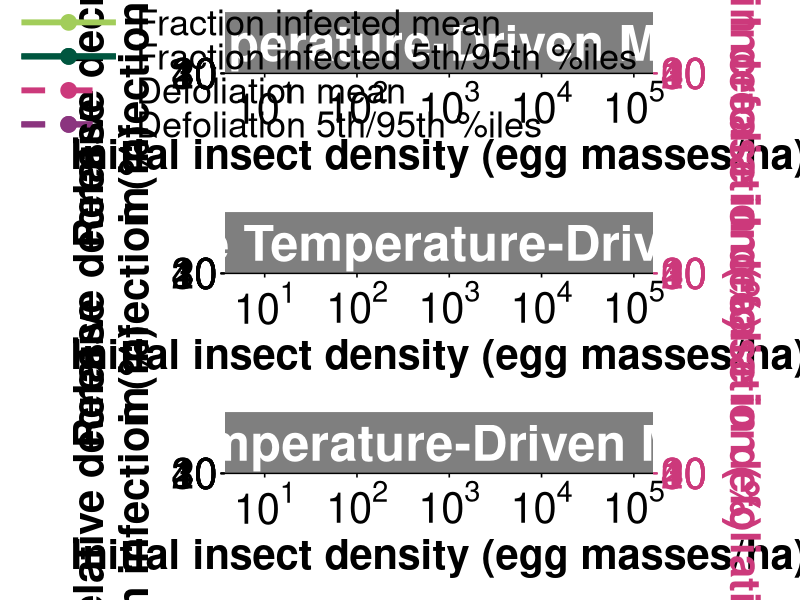

Reproduce this figure in R.
library(dplyr)
library(ggplot2)
library(grid)
library(gridExtra)
library(cowplot)
library(ggthemes)

integer_breaks <- function(n = 5, ...) {
  fxn <- function(x) {
    breaks <- floor(pretty(x, n, ...))
    names(breaks) <- attr(breaks, "labels")
    breaks
  }
  return(fxn)
}

#Read in the summary statistics of the basic model and the model considering heat-driven larval mortality
table<-read.csv("fullHiENDMfRel_hdefof_0.05_summarytable_ndm.csv",header=TRUE)
table$group<-as.character(table$group)
table$group[table$group=="Fraction_Infected"]<-"Fraction Infected"
table$model<-factor(table$model,levels=c("normal","ndm","ndmh"))
table$group<-factor(table$group,levels=c("Fraction Infected","Defoliation"))
table$insect_density<-table$insect_density*10000/250

color<-c("Fraction infected mean"="#a2cd5a","Fraction infected 5th/95th %iles"="#00563f","Defoliation mean"="#cc397b","Defoliation 5th/95th %iles"="#8b357f","Density frequencies"="grey50")
linetype_list<-c("Fraction infected mean"=1,"Fraction infected 5th/95th %iles"=1,"Defoliation mean"=2,"Defoliation 5th/95th %iles"=2)

table_base<-table[table$model=="normal",]
table_base$group<-factor(table_base$group,levels=c("Fraction Infected","Defoliation"))
table_base$title<-"No Temperature-Driven Mortality"



base<-ggplot(table_base) + theme_bw() + theme_clean()+
  geom_point(data=table_base[table_base$group=="Fraction Infected",],aes(x=insect_density,y=-(mean),color="Fraction infected mean"),size=5)+
  geom_line(data=table_base[table_base$group=="Fraction Infected",],aes(x=insect_density,y=-(mean),color="Fraction infected mean",linetype="Fraction infected mean"),linewidth=2)+
  geom_point(data=table_base[table_base$group=="Fraction Infected",],aes(x=insect_density,y=-(X5th_pct),color="Fraction infected 5th/95th %iles"),size=5)+
  geom_line(data=table_base[table_base$group=="Fraction Infected",],aes(x=insect_density,y=-(X5th_pct),color="Fraction infected 5th/95th %iles",linetype="Fraction infected 5th/95th %iles"),linewidth=2)+
  geom_point(data=table_base[table_base$group=="Fraction Infected",],aes(x=insect_density,y=-(X95th_pct),color="Fraction infected 5th/95th %iles"),size=5)+
  geom_line(data=table_base[table_base$group=="Fraction Infected",],aes(x=insect_density,y=-(X95th_pct),color="Fraction infected 5th/95th %iles",linetype="Fraction infected 5th/95th %iles"),linewidth=2)+
  scale_x_log10(breaks = scales::trans_breaks("log10", function(x) 10^x),labels = scales::trans_format("log10", scales::math_format(10^.x)),limits=c(6,100000))+
  scale_y_continuous(limits=c(-2,43),breaks=integer_breaks(),sec.axis = sec_axis(trans=~./1,name="Increase in defoliation (%)",breaks=c(-10,0,10,20,30,40)))+
  geom_point(data=table_base[table_base$group=="Defoliation",],aes(x=insect_density,y=(mean),color="Defoliation mean"),size=5)+
  geom_line(data=table_base[table_base$group=="Defoliation",],aes(x=insect_density,y=(mean),color="Defoliation mean",linetype="Defoliation mean"),linewidth=2)+
  geom_point(data=table_base[table_base$group=="Defoliation",],aes(x=insect_density,y=(X5th_pct),color="Defoliation 5th/95th %iles"),size=5)+
  geom_line(data=table_base[table_base$group=="Defoliation",],aes(x=insect_density,y=(X5th_pct),color="Defoliation 5th/95th %iles",linetype="Defoliation 5th/95th %iles"),linewidth=2)+
  geom_point(data=table_base[table_base$group=="Defoliation",],aes(x=insect_density,y=(X95th_pct),color="Defoliation 5th/95th %iles"),size=5)+
  geom_line(data=table_base[table_base$group=="Defoliation",],aes(x=insect_density,y=(X95th_pct),color="Defoliation 5th/95th %iles",linetype="Defoliation 5th/95th %iles"),linewidth=2)+
  xlab(expression(bold(paste("Initial insect density (egg masses/ha)")) ))+ylab(expression(bold("Relative decrease\n  in infection (%)")))+
  theme(axis.line.y.right = element_line(color = "#cc397b"), 
        axis.ticks.y.right = element_line(color = "#cc397b"),
        axis.text.y.right = element_text(color = "#cc397b"), 
        axis.title.y.right = element_text(color = "#cc397b"))+
  theme(plot.title=element_text(size=32,face="bold"), axis.text=element_text(size=30),
        axis.title=element_text(size=30,face="bold"),plot.background = element_blank(),
        legend.position = c(0.23,0.85),legend.title=element_blank(),legend.text=element_text(size=26),legend.background=element_blank(),legend.key=element_blank(),
        strip.background =element_rect(fill="grey50"),strip.text = element_text(colour = 'white'), legend.key.width = unit(3,"cm"))+
  theme(axis.title.y.right = element_text(margin = margin(t = 0, r = 0, b = 0, l = 10)))+
  scale_color_manual(breaks=c("Fraction infected mean","Fraction infected 5th/95th %iles","Defoliation mean","Defoliation 5th/95th %iles","Density frequencies"),values=color,name="value type")+
  scale_fill_manual(breaks=c("Fraction infected mean","Fraction infected 5th/95th %iles","Defoliation mean","Defoliation 5th/95th %iles","Density frequencies"),values=color,name="value type")+ 
  scale_linetype_manual(breaks=c("Fraction infected mean","Fraction infected 5th/95th %iles","Defoliation mean","Defoliation 5th/95th %iles"),values=linetype_list,name="value type")+
  facet_grid(. ~ title)+theme(strip.text.x = element_text(size=36,face="bold"))+theme(panel.spacing.x = unit(2, "lines"))+theme(plot.margin = unit(c(1,1,1,3), "cm"))
#scale_x_continuous(trans=log_trans(),breaks=round(exp(-5:-1),3),limits=c(0.004,0.38))+
#facet_wrap(~group)+theme(strip.text.x = element_text(size=30,face="bold"),strip.text.y = element_text(size=30,face="bold"))+theme(panel.spacing.x = unit(2, "lines"))



table_ndm<-table[table$model=="ndm",]
table_ndm$group<-factor(table_ndm$group,levels=c("Fraction Infected","Defoliation"))
table_ndm$title<-"Intermediate Temperature-Driven Mortality"

ndm<-ggplot(table_ndm) + theme_bw() + theme_clean()+
  geom_point(data=table_ndm[table_ndm$group=="Fraction Infected",],aes(x=insect_density,y=-(mean),color="Fraction infected mean"),size=5)+
  geom_line(data=table_ndm[table_ndm$group=="Fraction Infected",],aes(x=insect_density,y=-(mean),color="Fraction infected mean",linetype="Fraction infected mean"),linewidth=2)+
  geom_point(data=table_ndm[table_ndm$group=="Fraction Infected",],aes(x=insect_density,y=-(X5th_pct),color="Fraction infected 5th/95th %iles"),size=5)+
  geom_line(data=table_ndm[table_ndm$group=="Fraction Infected",],aes(x=insect_density,y=-(X5th_pct),color="Fraction infected 5th/95th %iles",linetype="Fraction infected 5th/95th %iles"),linewidth=2)+
  geom_point(data=table_ndm[table_ndm$group=="Fraction Infected",],aes(x=insect_density,y=-(X95th_pct),color="Fraction infected 5th/95th %iles"),size=5)+
  geom_line(data=table_ndm[table_ndm$group=="Fraction Infected",],aes(x=insect_density,y=-(X95th_pct),color="Fraction infected 5th/95th %iles",linetype="Fraction infected 5th/95th %iles"),linewidth=2)+
  scale_x_log10(breaks = scales::trans_breaks("log10", function(x) 10^x),labels = scales::trans_format("log10", scales::math_format(10^.x)),limits=c(6,100000))+
  scale_y_continuous(limits=c(-2,43),breaks=integer_breaks(),sec.axis = sec_axis(trans=~./1,name="Increase in defoliation (%)",breaks=c(-10,0,10,20,30,40)))+
  geom_point(data=table_ndm[table_ndm$group=="Defoliation",],aes(x=insect_density,y=(mean),color="Defoliation mean"),size=5)+
  geom_line(data=table_ndm[table_ndm$group=="Defoliation",],aes(x=insect_density,y=(mean),color="Defoliation mean",linetype="Defoliation mean"),linewidth=2)+
  geom_point(data=table_ndm[table_ndm$group=="Defoliation",],aes(x=insect_density,y=(X5th_pct),color="Defoliation 5th/95th %iles"),size=5)+
  geom_line(data=table_ndm[table_ndm$group=="Defoliation",],aes(x=insect_density,y=(X5th_pct),color="Defoliation 5th/95th %iles",linetype="Defoliation 5th/95th %iles"),linewidth=2)+
  geom_point(data=table_ndm[table_ndm$group=="Defoliation",],aes(x=insect_density,y=(X95th_pct),color="Defoliation 5th/95th %iles"),size=5)+
  geom_line(data=table_ndm[table_ndm$group=="Defoliation",],aes(x=insect_density,y=(X95th_pct),color="Defoliation 5th/95th %iles",linetype="Defoliation 5th/95th %iles"),linewidth=2)+
  xlab(expression(bold(paste("Initial insect density (egg masses/ha)")) ))+ylab(expression(bold("Relative decrease\n  in infection (%)")))+
  theme(axis.line.y.right = element_line(color = "#cc397b"), 
        axis.ticks.y.right = element_line(color = "#cc397b"),
        axis.text.y.right = element_text(color = "#cc397b"), 
        axis.title.y.right = element_text(color = "#cc397b"))+
  theme(plot.title=element_text(size=32,face="bold"), axis.text=element_text(size=30),
        axis.title=element_text(size=30,face="bold"),plot.background = element_blank(),
        legend.position = "none",legend.title=element_blank(),legend.text=element_text(size=30),legend.background=element_blank(),legend.key=element_blank(),
        strip.background =element_rect(fill="grey50"),strip.text = element_text(colour = 'white'), legend.key.width = unit(3,"cm"))+
  theme(axis.title.y.right = element_text(margin = margin(t = 0, r = 0, b = 0, l = 10)))+
  scale_color_manual(breaks=c("Fraction infected mean","Fraction infected 5th/95th %iles","Defoliation mean","Defoliation 5th/95th %iles","Density frequencies"),values=color,name="value type")+
  scale_fill_manual(breaks=c("Fraction infected mean","Fraction infected 5th/95th %iles","Defoliation mean","Defoliation 5th/95th %iles","Density frequencies"),values=color,name="value type")+ 
  scale_linetype_manual(breaks=c("Fraction infected mean","Fraction infected 5th/95th %iles","Defoliation mean","Defoliation 5th/95th %iles"),values=linetype_list,name="value type")+
  facet_grid(. ~ title)+theme(strip.text.x = element_text(size=36,face="bold"))+theme(panel.spacing.x = unit(2, "lines"))+theme(plot.margin = unit(c(1,1,1,3), "cm"))
#scale_x_continuous(trans=log_trans(),breaks=round(exp(-5:-1),3),limits=c(0.004,0.38))+
#facet_wrap(~group)+theme(strip.text.x = element_text(size=30,face="bold"),strip.text.y = element_text(size=30,face="bold"))+theme(panel.spacing.x = unit(2, "lines"))

table_ndmh<-table[table$model=="ndmh",]
table_ndmh$group<-factor(table_ndm$group,levels=c("Fraction Infected","Defoliation"))
table_ndmh$title<-"High Temperature-Driven Mortality"

ndmh<-ggplot(table_ndmh) + theme_bw() + theme_clean()+
  geom_point(data=table_ndmh[table_ndmh$group=="Fraction Infected",],aes(x=insect_density,y=-(mean),color="Fraction infected mean"),size=5)+
  geom_line(data=table_ndmh[table_ndmh$group=="Fraction Infected",],aes(x=insect_density,y=-(mean),color="Fraction infected mean",linetype="Fraction infected mean"),linewidth=2)+
  geom_point(data=table_ndmh[table_ndmh$group=="Fraction Infected",],aes(x=insect_density,y=-(X5th_pct),color="Fraction infected 5th/95th %iles"),size=5)+
  geom_line(data=table_ndmh[table_ndmh$group=="Fraction Infected",],aes(x=insect_density,y=-(X5th_pct),color="Fraction infected 5th/95th %iles",linetype="Fraction infected 5th/95th %iles"),linewidth=2)+
  geom_point(data=table_ndmh[table_ndmh$group=="Fraction Infected",],aes(x=insect_density,y=-(X95th_pct),color="Fraction infected 5th/95th %iles"),size=5)+
  geom_line(data=table_ndmh[table_ndmh$group=="Fraction Infected",],aes(x=insect_density,y=-(X95th_pct),color="Fraction infected 5th/95th %iles",linetype="Fraction infected 5th/95th %iles"),linewidth=2)+
  scale_x_log10(breaks = scales::trans_breaks("log10", function(x) 10^x),labels = scales::trans_format("log10", scales::math_format(10^.x)),limits=c(6,100000))+
  scale_y_continuous(limits=c(-2,43),breaks=integer_breaks(),sec.axis = sec_axis(trans=~./1,name="Increase in defoliation (%)",breaks=c(-10,0,10,20,30,40)))+
  geom_point(data=table_ndmh[table_ndmh$group=="Defoliation",],aes(x=insect_density,y=(mean),color="Defoliation mean"),size=5)+
  geom_line(data=table_ndmh[table_ndmh$group=="Defoliation",],aes(x=insect_density,y=(mean),color="Defoliation mean",linetype="Defoliation mean"),linewidth=2)+
  geom_point(data=table_ndmh[table_ndmh$group=="Defoliation",],aes(x=insect_density,y=(X5th_pct),color="Defoliation 5th/95th %iles"),size=5)+
  geom_line(data=table_ndmh[table_ndmh$group=="Defoliation",],aes(x=insect_density,y=(X5th_pct),color="Defoliation 5th/95th %iles",linetype="Defoliation 5th/95th %iles"),linewidth=2)+
  geom_point(data=table_ndmh[table_ndmh$group=="Defoliation",],aes(x=insect_density,y=(X95th_pct),color="Defoliation 5th/95th %iles"),size=5)+
  geom_line(data=table_ndmh[table_ndmh$group=="Defoliation",],aes(x=insect_density,y=(X95th_pct),color="Defoliation 5th/95th %iles",linetype="Defoliation 5th/95th %iles"),linewidth=2)+
  xlab(expression(bold(paste("Initial insect density (egg masses/ha)")) ))+ylab(expression(bold("Relative decrease\n  in infection (%)")))+
  theme(axis.line.y.right = element_line(color = "#cc397b"), 
        axis.ticks.y.right = element_line(color = "#cc397b"),
        axis.text.y.right = element_text(color = "#cc397b"), 
        axis.title.y.right = element_text(color = "#cc397b"))+
  theme(plot.title=element_text(size=32,face="bold"), axis.text=element_text(size=30),
        axis.title=element_text(size=30,face="bold"),plot.background = element_blank(),
        legend.position = "none",legend.title=element_blank(),legend.text=element_text(size=30),legend.background=element_blank(),legend.key=element_blank(),
        strip.background =element_rect(fill="grey50"),strip.text = element_text(colour = 'white'), legend.key.width = unit(3,"cm"))+
  theme(axis.title.y.right = element_text(margin = margin(t = 0, r = 0, b = 0, l = 10)))+
  scale_color_manual(breaks=c("Fraction infected mean","Fraction infected 5th/95th %iles","Defoliation mean","Defoliation 5th/95th %iles","Density frequencies"),values=color,name="value type")+
  scale_fill_manual(breaks=c("Fraction infected mean","Fraction infected 5th/95th %iles","Defoliation mean","Defoliation 5th/95th %iles","Density frequencies"),values=color,name="value type")+ 
  scale_linetype_manual(breaks=c("Fraction infected mean","Fraction infected 5th/95th %iles","Defoliation mean","Defoliation 5th/95th %iles"),values=linetype_list,name="value type")+
  facet_grid(. ~ title)+theme(strip.text.x = element_text(size=36,face="bold"))+theme(panel.spacing.x = unit(2, "lines"))+theme(plot.margin = unit(c(1,1,1,3), "cm"))
#scale_x_continuous(trans=log_trans(),breaks=round(exp(-5:-1),3),limits=c(0.004,0.38))+
#facet_wrap(~group)+theme(strip.text.x = element_text(size=30,face="bold"),strip.text.y = element_text(size=30,face="bold"))+theme(panel.spacing.x = unit(2, "lines"))


jpeg(paste("EX_Figure8_summary_ndm.jpg",sep=""),height=6600,width=5800,res=300)
grid.arrange(base,ndm,ndmh,nrow=3)
#grid.arrange(g_IT)

dev.off()   
